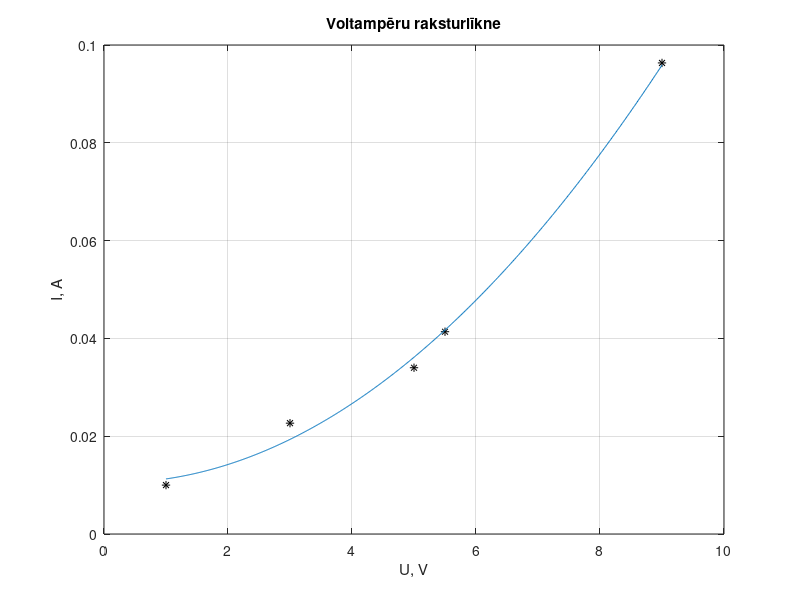

Write the MATLAB code that produced this figure.

Vm = [1 3 5 5.5 9];
Im = [10 25 55 60 190;
      12 24 26 32.9 51; 
      8 19 21 31.2 48]*1e-3;
  
Imv = mean(Im);

V = min(Vm):0.01:max(Vm);
C = polyfit(Vm, Imv, 2);
I = polyval(C, V); % C(1)*V.^2+C(2)*V.^1+C(3)*V.^0;

plot(Vm, Imv, "k*",V, I)
xlabel('U, V')
ylabel('I, A')
title("Voltampēru raksturlīkne")
grid on

% Secinājumi - tika izvēlēti punkti, kurus varēja aprakstīt ar 2.kārtas
% polinomu